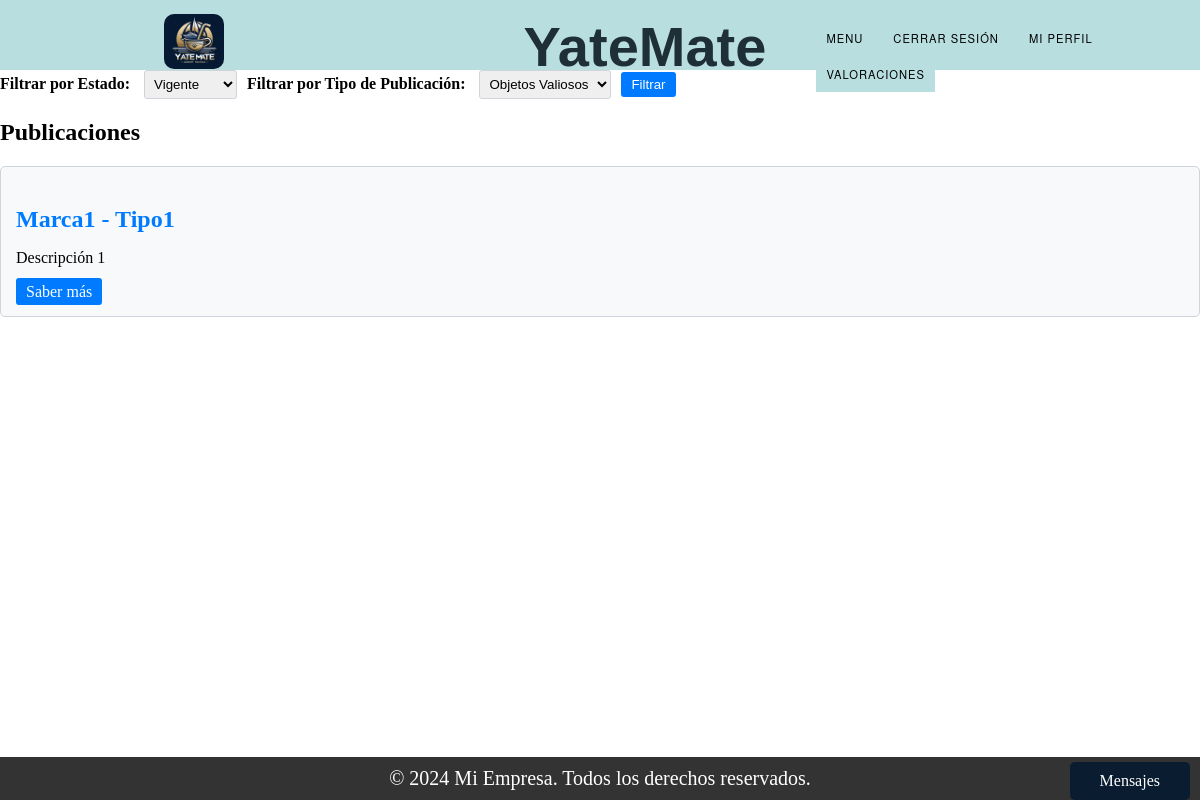
The app's page /list/ (signed in) with its own data.
### Trueque/models.py (models this page shows, shortened)
class Publicacion_ObjetoValioso(models.Model):
    ESTADO_CHOICES = (
        ('Vigente', 'Vigente'),
        ('Proceso', 'Proceso'),
        ('Finalizado', 'Finalizado'),
    )
    tipo = models.CharField(max_length=100)
    marca = models.CharField(max_length=100)
    descripcion = models.TextField()
    estado = models.CharField(max_length=50)
    matricula = models.CharField(max_length=50)  # Agregado el campo matricula
    dueño = models.ForeignKey(User, on_delete=models.SET_NULL, null=True)
    foto = models.ImageField(upload_to='static/img_o/')

### Trueque/views.py (the view)
# urls.py: path("list/", views.list, name="list"),
def list(request):
    objetos_valiosos = Publicacion_ObjetoValioso.objects.all()
    embarcaciones = Publicacion_Embarcacion.objects.all()
    tipo_filtro = request.GET.get('tipo', 'objetos valiosos')  # Valor por defecto 'objetos valiosos'
    estado_filtro = request.GET.get('estado', 'Vigente')  # Valor por defecto 'Vigente'
    if tipo_filtro == "":
        tipo_filtro = 'objetos valiosos'
    if estado_filtro == "":
        estado_filtro = 'Vigente'
    if tipo_filtro == 'objetos valiosos':
        objetos = objetos_valiosos.filter(estado=estado_filtro)
    else:
        objetos = embarcaciones.filter(estado=estado_filtro)
    tipo_objetos = 'Objetos Valiosos' if tipo_filtro == 'objetos valiosos' else 'Embarcaciones'
    if request.session.get('trueque_finalizado', False):
        del request.session['trueque_finalizado']  # Eliminar la clave de la sesión
        return redirect('list')  # Redirigir para volver a cargar las publicaciones
    user_id = request.session['user_id']
    user = get_object_or_404(User, id=user_id)
    return render(request, 'list.html', {
        'objetos': objetos,
        'tipo_objetos': tipo_objetos,
    })

### Trueque/context_processors.py (called while the page is built)
def conversaciones_usuario(request):
    user_id = request.session.get('user_id')
    if user_id:
        conversaciones = Conversacion.objects.filter(Q(dueño_publicacion=user_id) | Q(solicitante=user_id))
        return {'conversaciones_usuario': conversaciones}
    else:
        return {'conversaciones_usuario': []}

### Trueque/templates/list.html (shortened to what this page needs)
{% extends "base.html" %}
{% block content %}
<form class="filter-form" method="GET" action="">
    <div style="display: flex; align-items: center;">
        <div style="margin-right: 10px;">
            <label for="estado">Filtrar por Estado:</label>
            <select name="estado" id="estado">
                <option value="Vigente"{% if request.GET.estado == 'Vigente' %} selected{% endif %}>Vigente</option>
            </select>
        </div>
        <div>
            <label for="tipo">Filtrar por Tipo de Publicación:</label>
            <select name="tipo" id="tipo">
                <option value="objetos valiosos"{% if request.GET.tipo == 'objetos valiosos' %} selected{% endif %}>Objetos Valiosos</option>
            </select>
        </div>
        <button type="submit" style="margin-left: 10px;">Filtrar</button>
    </div>
</form>
{% if objetos %}
    <h2>Publicaciones</h2>
    {% for objeto in objetos %}
        <div class="card">
            <h3 class="card-title">
                {% if objeto.embarcacion.nombre_fantasia %}
                    {{ objeto.embarcacion.nombre_fantasia }}
                {% else %}
                    {{ objeto.marca }}
                {% endif %}
                {% if objeto.embarcacion.tipo %}
                    - {{ objeto.embarcacion.tipo }}
                {% else %}
                    - {{ objeto.tipo }}
                {% endif %}
            </h3>
            <p>{{ objeto.descripcion|truncatechars:70 }}</p>
            <a href="{% url 'saber_mas' id=objeto.id tipo_objetos=tipo_objetos %}" class="btn btn-card">Saber más</a>
        </div>
    {% endfor %}
{% else %}
    <p>No se cuenta con Publicaciones.</p>
{% endif %}
{% endblock %}

### static/css/styles.css (style rules this page uses)
body { margin: 0; padding: 0; }

### Trueque/templates/list.html (style rules this page uses)
.card { background-color: #f8f9fa; border: 1px solid #ced4da; border-radius: 5px; margin-bottom: 20px; padding: 15px; }
.card-title { color: #007bff; font-size: 1.5rem; margin-bottom: 10px; }
.btn-card { background-color: #007bff; color: #fff; padding: 5px 10px; text-decoration: none; border-radius: 3px; margin-bottom: 10px; }
.filter-form { margin-bottom: 20px; display: flex; justify-content: space-between; align-items: center; }
.filter-form label { margin-right: 10px; font-weight: bold; }
.filter-form select { padding: 5px; border-radius: 3px; border: 1px solid #ced4da; }
.filter-form button { background-color: #007bff; color: #fff; padding: 5px 10px; border: none; border-radius: 3px; cursor: pointer; }

### records on screen
Publicacion_ObjetoValioso: marca "Marca1", tipo "Tipo1", descripcion "Descripción 1"
